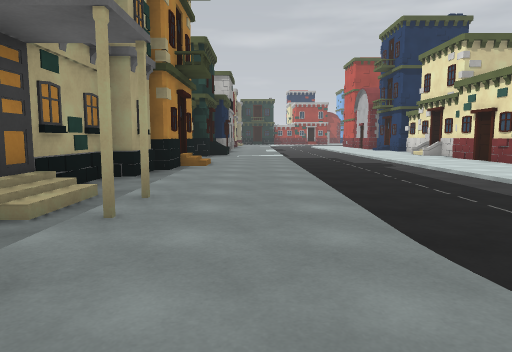
View 1 (above)

24 first-person views from a walk through a 3-D level made in the Unity game engine. The camera is 1.3 m above the floor, tilts 6° down and sees 70° across. The floor is counted in squares, 2 m on a side. Each view is taken from the middle of a square. On the plan, view 1 faces up. The plan holds only what a view shows up to about 11 squares ahead; the rest is blank. The place goes on beyond the plan. The player is left out. Some surface patterns are stand-ins.

View 2
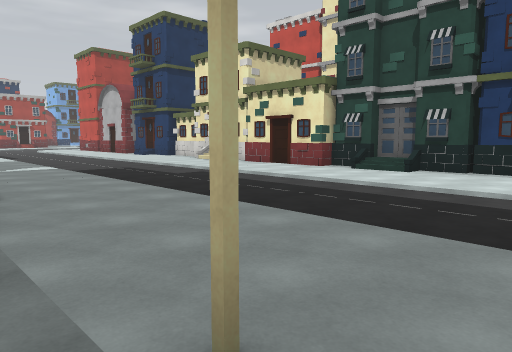

View 3
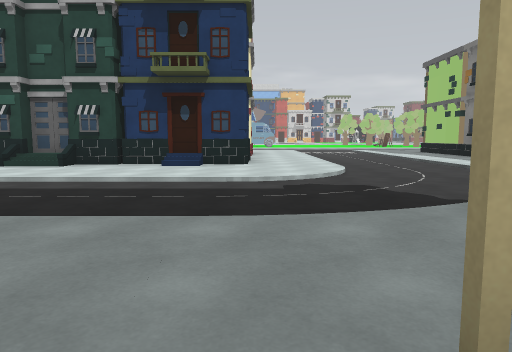

View 4
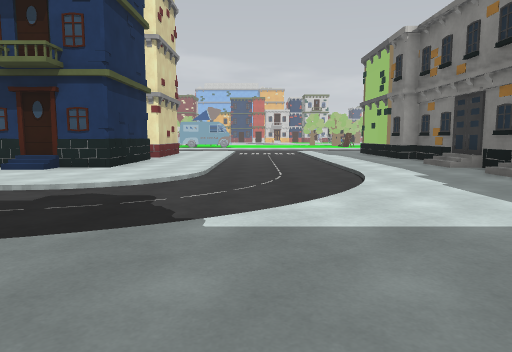

View 5
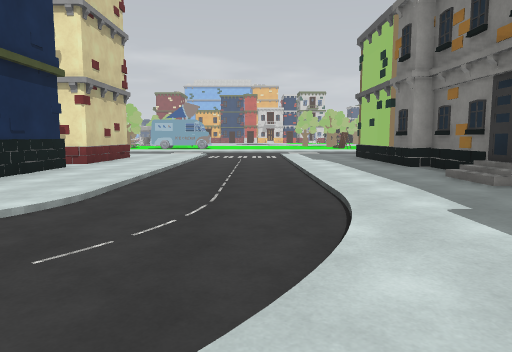

View 6
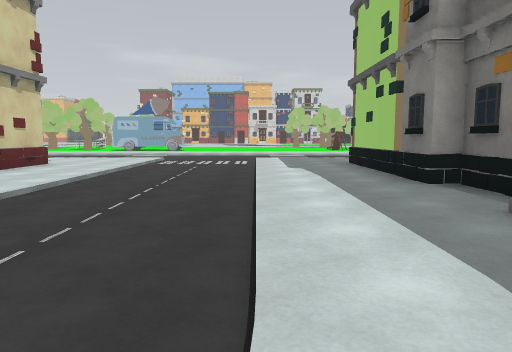

View 7
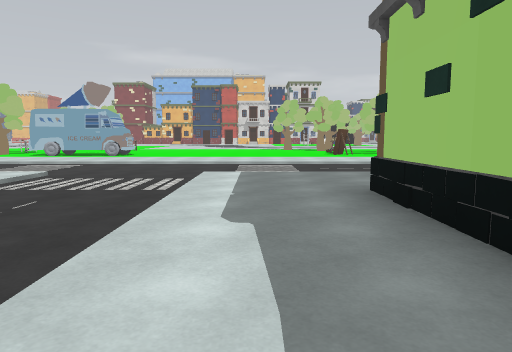

View 8
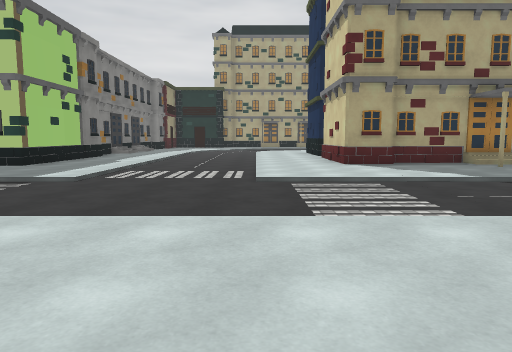

View 9
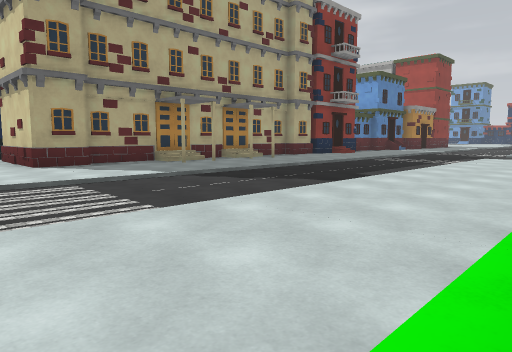

View 10
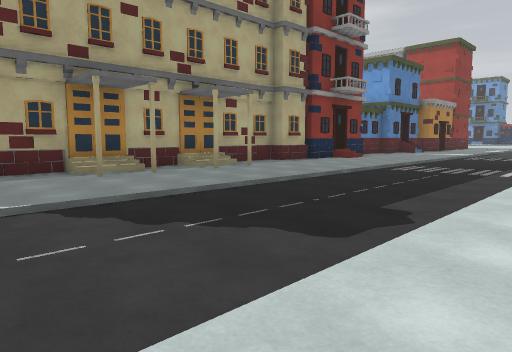

View 11
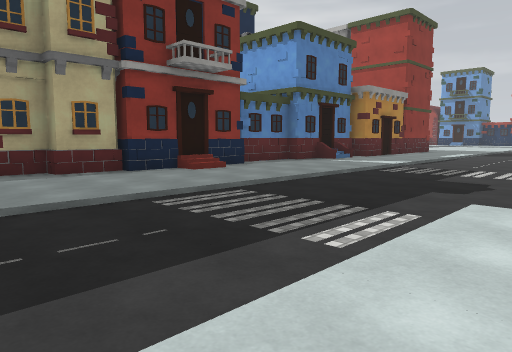

View 12
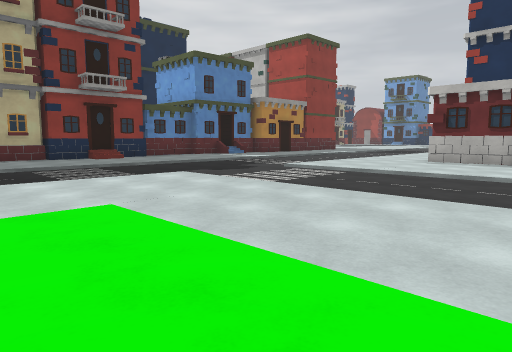

View 13
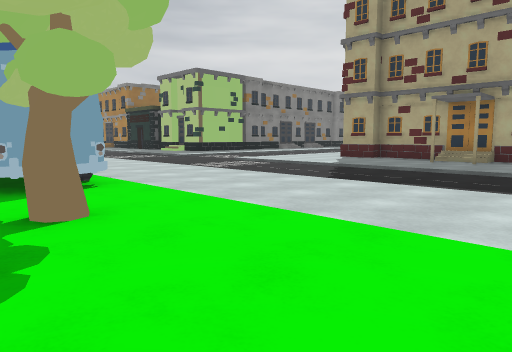

View 14
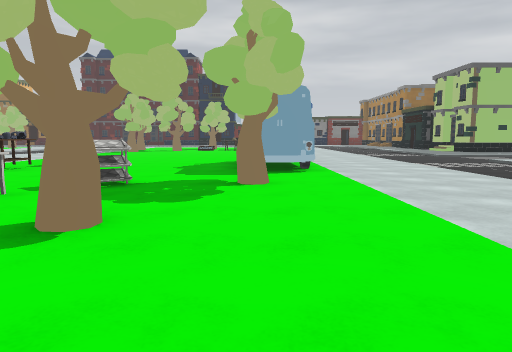

View 15
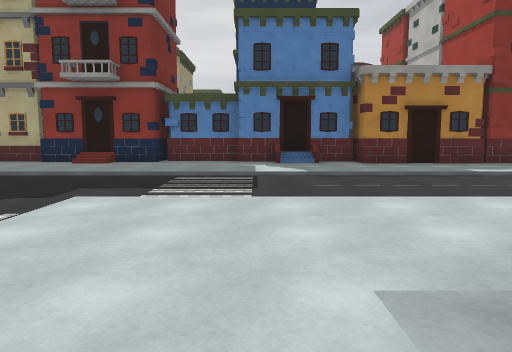

View 16
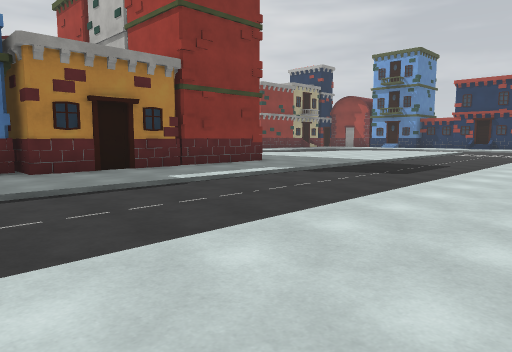

View 17
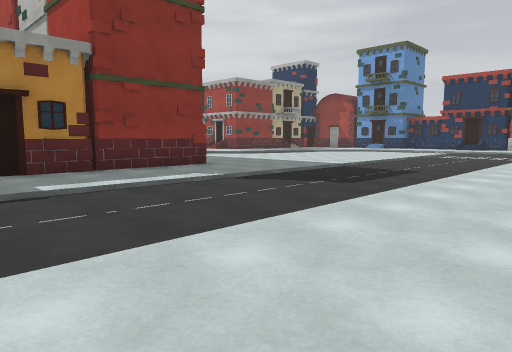

View 18
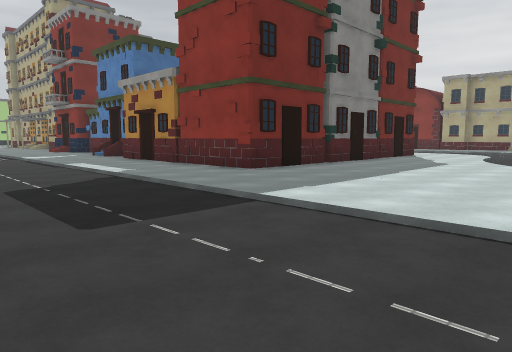

View 19
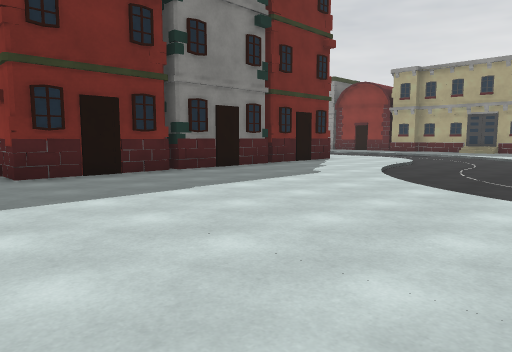

View 20
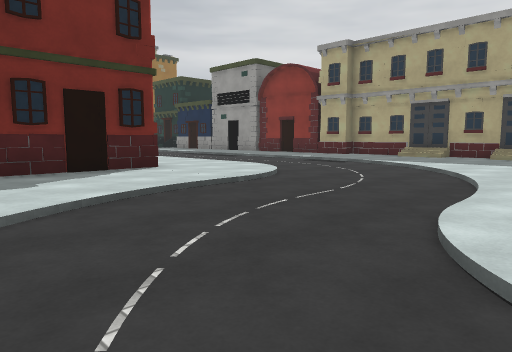

View 21
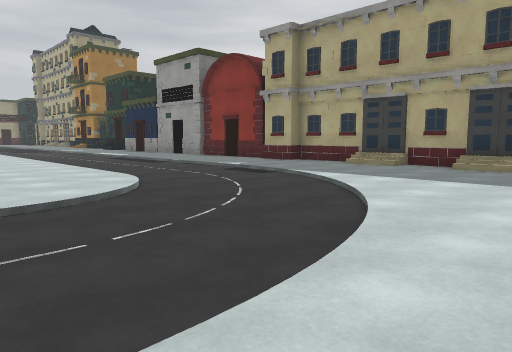

View 22
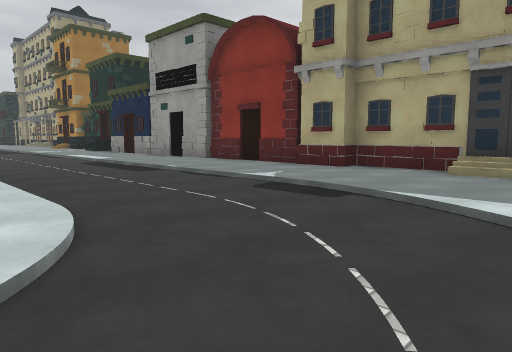

View 23
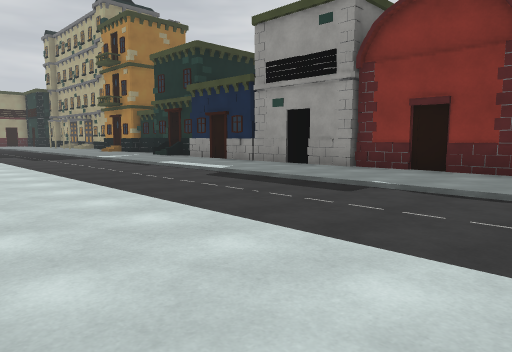

View 24
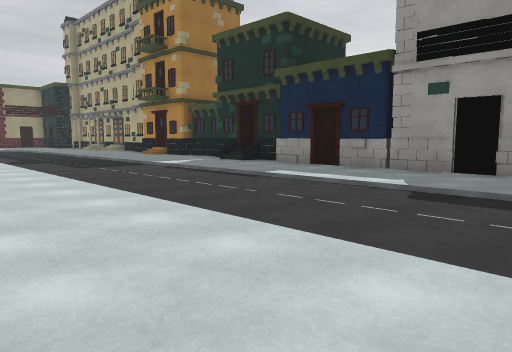

### Floor plan
Key: @ floor where view 1 was taken; # wall or solid block; . main floor; - floor 0.25 m lower than the main floor; : floor 0.5 m higher than the main floor; / step, stairs or slope; = window, fence, low wall or low ledge; O other object.
Columns run from 3 left of view 1 to 27 right of it. Each row starts with its distance up from view 1.
 33        .....--  ....  -/
 32   ......///----...../--/
 31  #..../-------/...../--/
 30  #.../-------/....../--/
 29  #/..----///......../--/.
 28  #///---............/--/.
 27  #../--/............/--/.
 26  #../--/..########../--/.
 25  #../--/..       =../--/.
 24  #../--/..       #../--/..
 23  #../--/..        ../--/..
 22  #../--/..        ../--/..
 21  #../--/..      OO../--/..
 20  =../--/..       #=./--/..##
 19  #../--///       ##./--/....
 18  O../--/.        #../--/....
 17   ../--/.        #../--/.....
 16  O../--/.        #../--//////
 15  #../--/.       ##../--------
 14  #=./--/.        #///--------
 13   ../--/         #../--//////
 12    ./--/         #../--/......
 11   ../--/..O     ##../--/......
 10  #../--/..O     #.../--/......
  9  #///--/..#     #//./--/......
  8  #../--/..#     #//./--/....O.O
  7  #../--/..:#    #.../--/......O
  6 ##../--/..##    #//./--/...O.O.
  5 #.../--/..##    #.../--/.......
  4 #/#./--/..#     #.../--/..##..
  3  //./--/..##### ##../--/.. O...
  2  .../--/......####../--/..  ...
  1   #./---............/--/..OO...
  0    @.----////////////--/... ...
 -1   .../-----------------/..
 -2    .../----------------/.
 -3     ..../////////////--/.
 -4       .././/......../--/.
 -5        ././/......../--/.
 -6          ######=##../--/.
 -7                       -/.

Where each view was taken, in squares from view 1:
view 1: 0 up, 0 right, facing up
view 2: 3 up, 2 left, facing up-right
view 3: 2 up, 2 left, facing right
view 4: 1 down, 1 left, facing right
view 5: 2 down, 2 right, facing right
view 6: 3 down, 5 right, facing right
view 7: 4 down, 10 right, facing right
view 8: 0 up, 23 right, facing left
view 9: 0 up, 23 right, facing up-left
view 10: 3 up, 21 right, facing up-left
view 11: 9 up, 21 right, facing up-left
view 12: 9 up, 26 right, facing up-left
view 13: 9 up, 25 right, facing down-left
view 14: 11 up, 24 right, facing down
view 15: 18 up, 24 right, facing left
view 16: 19 up, 22 right, facing up-left
view 17: 21 up, 22 right, facing up-left
view 18: 32 up, 20 right, facing down-left
view 19: 33 up, 16 right, facing down-left
view 20: 33 up, 10 right, facing down-left
view 21: 33 up, 7 right, facing down-left
view 22: 30 up, 5 right, facing down-left
view 23: 26 up, 6 right, facing down-left
view 24: 22 up, 6 right, facing down-left
